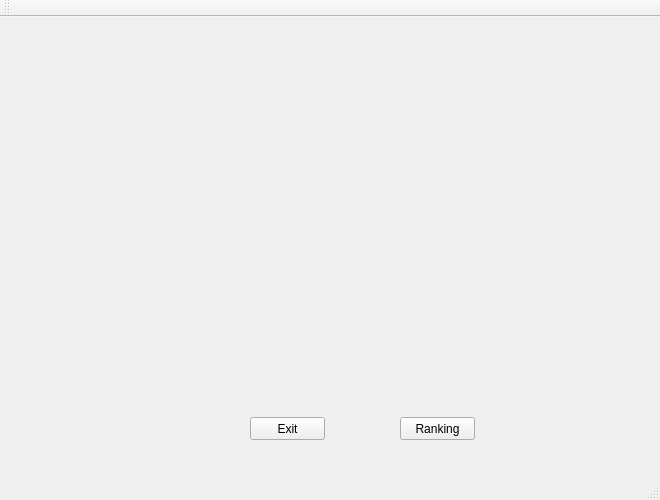
<?xml version="1.0" encoding="UTF-8"?>
<ui version="4.0">
 <class>Rhythm_GameClass</class>
 <widget class="QMainWindow" name="Rhythm_GameClass">
  <property name="geometry">
   <rect>
    <x>0</x>
    <y>0</y>
    <width>660</width>
    <height>500</height>
   </rect>
  </property>
  <property name="windowTitle">
   <string>Rhythm_Game</string>
  </property>
  <widget class="QWidget" name="centralWidget">
   <widget class="QPushButton" name="start_button">
    <property name="geometry">
     <rect>
      <x>100</x>
      <y>500</y>
      <width>75</width>
      <height>23</height>
     </rect>
    </property>
    <property name="text">
     <string>Start</string>
    </property>
   </widget>
   <widget class="QLabel" name="camera">
    <property name="geometry">
     <rect>
      <x>10</x>
      <y>10</y>
      <width>640</width>
      <height>480</height>
     </rect>
    </property>
    <property name="text">
     <string/>
    </property>
   </widget>
   <widget class="QPushButton" name="exit_button">
    <property name="geometry">
     <rect>
      <x>250</x>
      <y>400</y>
      <width>75</width>
      <height>23</height>
     </rect>
    </property>
    <property name="text">
     <string>Exit</string>
    </property>
   </widget>
   <widget class="QPushButton" name="ranking_button">
    <property name="geometry">
     <rect>
      <x>400</x>
      <y>400</y>
      <width>75</width>
      <height>23</height>
     </rect>
    </property>
    <property name="text">
     <string>Ranking</string>
    </property>
   </widget>
   <widget class="QLabel" name="label">
    <property name="geometry">
     <rect>
      <x>150</x>
      <y>120</y>
      <width>291</width>
      <height>101</height>
     </rect>
    </property>
    <property name="text">
     <string/>
    </property>
   </widget>
   <zorder>camera</zorder>
   <zorder>label</zorder>
   <zorder>start_button</zorder>
   <zorder>exit_button</zorder>
   <zorder>ranking_button</zorder>
  </widget>
  <widget class="QToolBar" name="mainToolBar">
   <attribute name="toolBarArea">
    <enum>TopToolBarArea</enum>
   </attribute>
   <attribute name="toolBarBreak">
    <bool>false</bool>
   </attribute>
  </widget>
  <widget class="QStatusBar" name="statusBar"/>
 </widget>
 <layoutdefault spacing="6" margin="11"/>
 <resources>
  <include location="rhythm_game.qrc"/>
 </resources>
 <connections>
  <connection>
   <sender>start_button</sender>
   <signal>clicked()</signal>
   <receiver>Rhythm_GameClass</receiver>
   <slot>start_button()</slot>
   <hints>
    <hint type="sourcelabel">
     <x>174</x>
     <y>555</y>
    </hint>
    <hint type="destinationlabel">
     <x>143</x>
     <y>554</y>
    </hint>
   </hints>
  </connection>
  <connection>
   <sender>exit_button</sender>
   <signal>clicked()</signal>
   <receiver>Rhythm_GameClass</receiver>
   <slot>exit_button()</slot>
   <hints>
    <hint type="sourcelabel">
     <x>290</x>
     <y>549</y>
    </hint>
    <hint type="destinationlabel">
     <x>294</x>
     <y>578</y>
    </hint>
   </hints>
  </connection>
 </connections>
 <slots>
  <slot>start_button()</slot>
  <slot>exit_button()</slot>
 </slots>
</ui>
